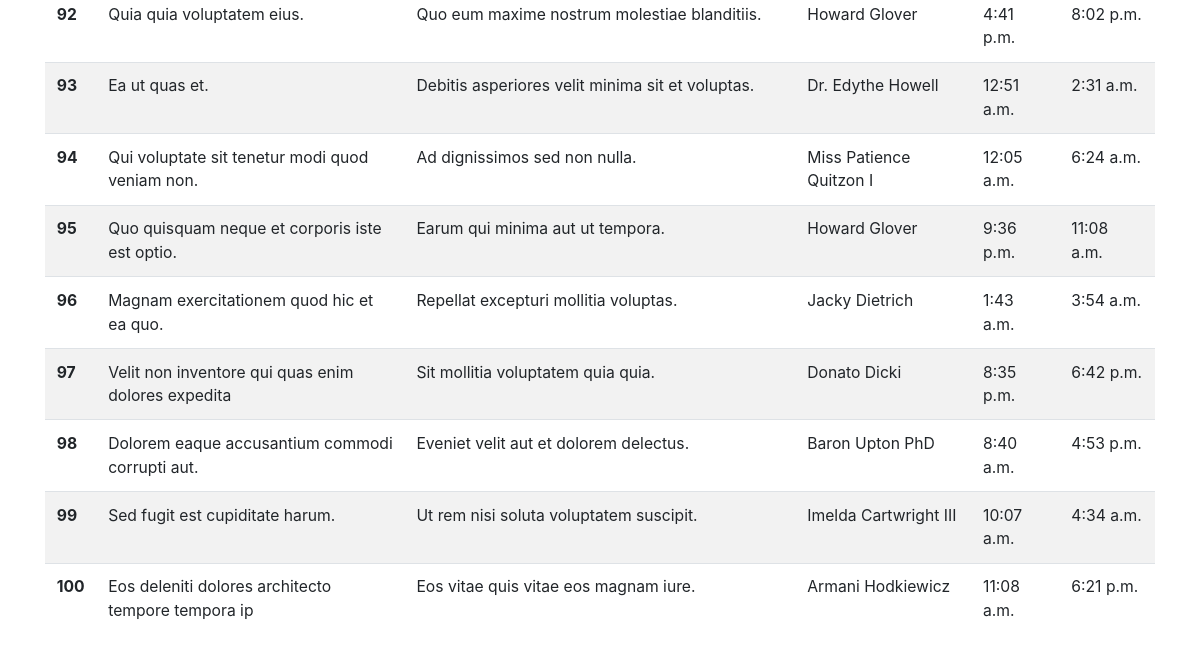
Page /schedules/all-schedules/ (lower part) on the earlier database version.
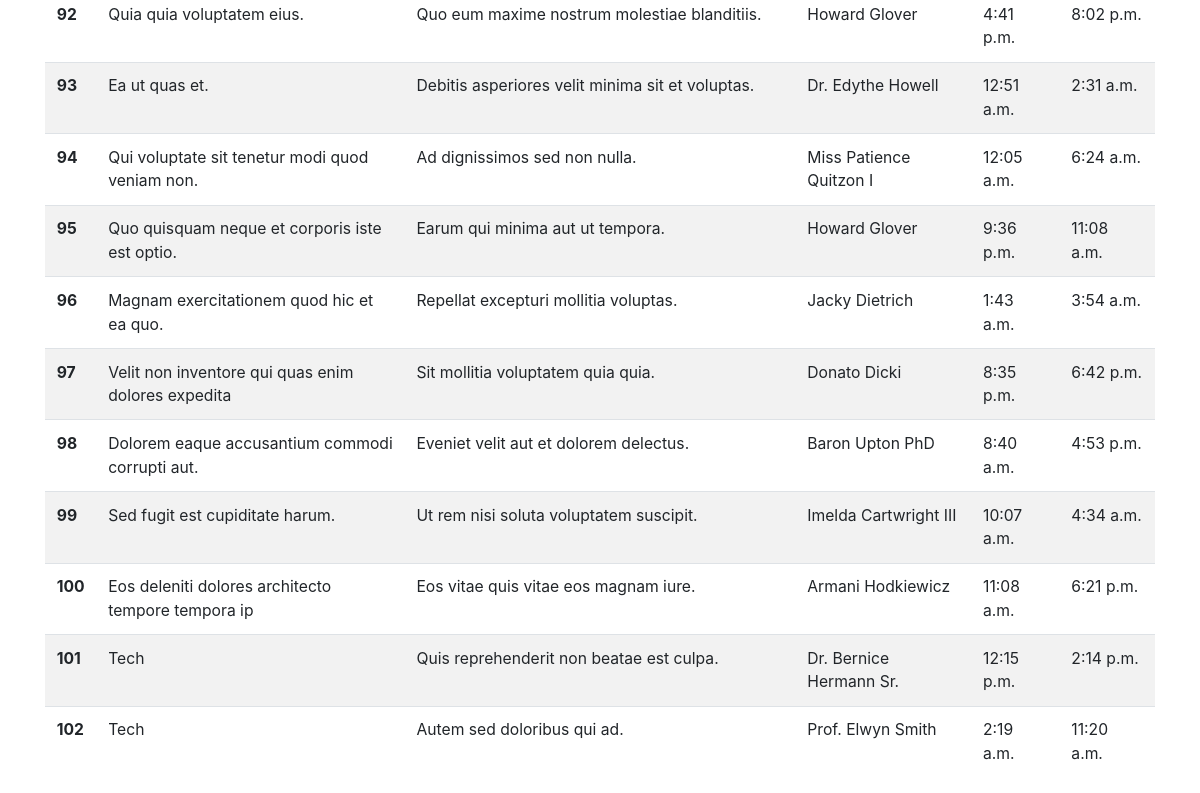
Same page on the later database version.
### schedule/models.py (models this page shows, shortened)
class Schedule(models.Model):
     event = models.ForeignKey(Event, on_delete=models.CASCADE)
     start_time = models.TimeField(null=True, blank=True)
     end_time = models.TimeField(null=True, blank=True)
     topic = models.CharField(max_length=200)
     speaker = models.ForeignKey(Speaker, on_delete=models.CASCADE, blank=True, null=True)
     class Meta:
        verbose_name = 'Schedule'
        verbose_name_plural = 'Schedules'
        ordering = ["id"]

### event/models.py (models this page shows)
class Event(models.Model):
    title = models.CharField(max_length=100)
    description = models.TextField(blank=True)
    start_date = models.DateField()
    end_date = models.DateTimeField()
    location = models.CharField(max_length=100)
    category = models.ForeignKey(Category, on_delete=models.CASCADE)
    is_free = models.BooleanField()
    class Meta:
        verbose_name = 'Event'
        verbose_name_plural = 'Events'
        ordering = ["id"]
    def __str__(self):
        return self.title

### speaker/models.py (models this page shows)
class Speaker(models.Model):
    name = models.CharField(max_length=150)
    biography = models.TextField()
    photo = models.ImageField(upload_to='speaker/logo/', blank=True)
    email = models.EmailField()
    phone_number = models.CharField(max_length=20)
    linkedin = models.URLField(blank=True, null=True)
    twitter = models.URLField(blank=True, null=True)
    instagram = models.URLField(blank=True, null=True)
    def __str__(self):
        return self.name

### schedule/views.py (the view)
# urls.py: path('schedules/',include('schedule.urls')),
def schedule(request):
    schedules = Schedule.objects.all()
    return render(request, 'schedule/schedule.html', {'schedules': schedules})

### templates/schedule/schedule.html (shortened to what this page needs)
{% extends 'base.html' %}
{%block content %}
<table class="table table-striped">
  <tbody>
    {% for schedule in schedules %}
    <tr>
      <th scope="row">{{schedule.id}}</th>
      <td>{{schedule.topic}}</td>
      <td>{{schedule.event}}</td>
      <td>{{schedule.speaker}}</td>
      <td>{{schedule.start_time}}</td>
      <td>{{schedule.end_time}}</td>
    </tr>
    {% endfor %}
  </tbody>
</table>
{% endblock content %}

### templates/base.html (shortened to what this page needs)
{% load static %}
{% load crispy_forms_tags %}
<!DOCTYPE html>
<html lang="en">
  <head>
    <link
      href="{% static '/css/styles.css' %}"
      rel="stylesheet"
    />
    <link rel="stylesheet" href="https://cdn.jsdelivr.net/npm/bootstrap@4.1.3/dist/css/bootstrap.min.css"/>
  </head>
  <div class="container">
      {% block content %}
      {% endblock content %}
  </div>
  </body>
</html>

### static/css/styles.css (style rules this page uses)
* { margin: 0; padding: 0; box-sizing: border-box; }
html { font-size: 98%; }

Differences in the rows shown:
added Schedule: id "101", topic "Tech", event "Quis reprehenderit non beatae est culpa.", speaker "Dr. Bernice Hermann Sr.", start_time "12:15 p.m.", end_time "2:14 p.m."
added Schedule: id "102", topic "Tech", event "Autem sed doloribus qui ad.", speaker "Prof. Elwyn Smith", start_time "2:19 a.m.", end_time "11:20 a.m."
